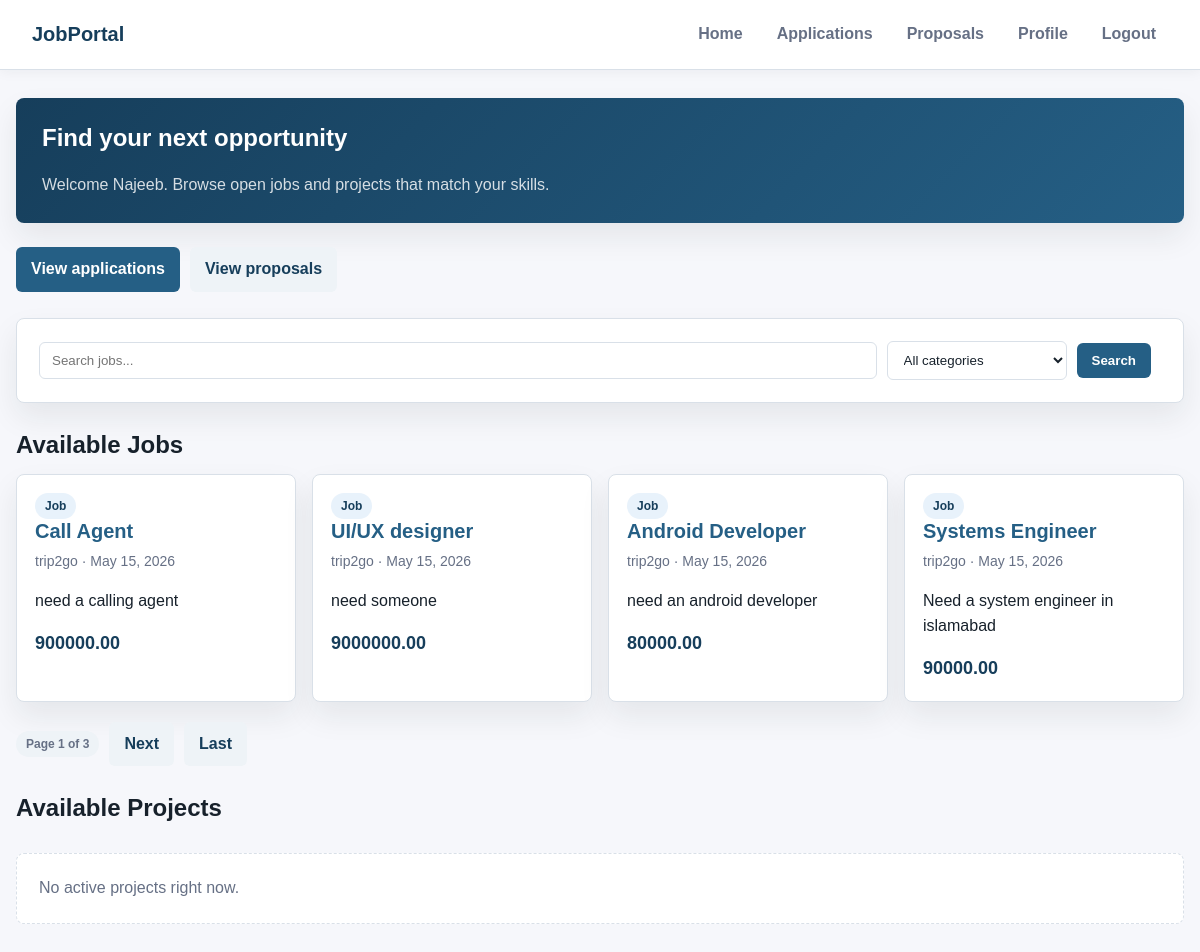
Page / (signed in) on the earlier database version.
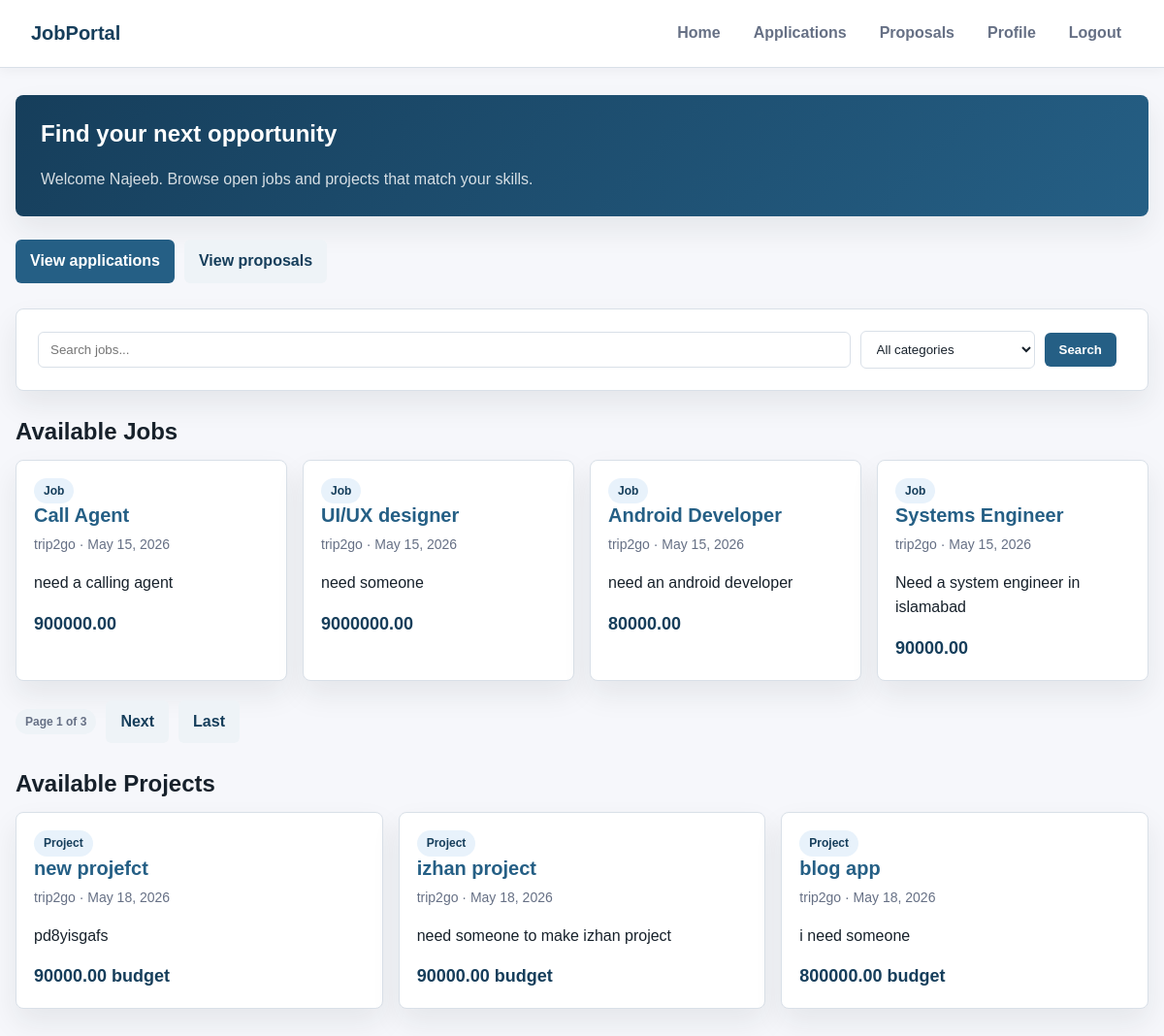
Same page on the later database version.
### recruiter/models.py (models this page shows, shortened)
class TimeStampedModel(models.Model):
    created_at = models.DateTimeField(auto_now_add=True, db_index=True)
    updated_at = models.DateTimeField(auto_now=True)
    class Meta:
        abstract = True

class Post(TimeStampedModel):
    POST_TYPE_CHOICES = [
        ('job', 'Job Position'),
        ('project', 'Project'),
    ]
    STATUS_CHOICES = [
        ('draft', 'Draft'),
        ('published', 'Published'),
        ('closed', 'Closed'),
        ('filled', 'Filled/Completed'),
        ('cancelled', 'Cancelled'),
    ]
    post_type = models.CharField(
        max_length=20,
        choices=POST_TYPE_CHOICES,
        db_index=True
    )
    title = models.CharField(
        max_length=250,
        help_text="Title of the job or project"
    )
    description = models.TextField(
        help_text="Detailed description"
    )
    company = models.ForeignKey(
        Company,
        on_delete=models.CASCADE,
        related_name="posts"
    )
    salary = models.DecimalField(
        max_digits=10,
        decimal_places=2,
        null=True,
        blank=True,
        validators=[MinValueValidator(0)],
        help_text="Annual salary for jobs"
    )
    budget = models.DecimalField(
        max_digits=12,
        decimal_places=2,
        null=True,
        blank=True,
        validators=[MinValueValidator(0)],
        help_text="Total budget for projects"
    )
    status = models.CharField(
        max_length=20,
        choices=STATUS_CHOICES,
        default='draft',
        db_index=True
    )
    is_active = models.BooleanField(default=True, db_index=True)
    is_featured = models.BooleanField(default=False)
    published_at = models.DateTimeField(null=True, blank=True)
    closed_at = models.DateTimeField(null=True, blank=True)
    skills_required = models.ManyToManyField(
        Skill,
        related_name="posts",
        blank=True
    )
    created_by = models.ForeignKey(
        CustomUser,
        on_delete=models.CASCADE,
        related_name="created_posts"
    )
    slug = models.SlugField(blank=True, null=True)
    class Meta:
        ordering = ['-created_at']
        indexes = [
            models.Index(fields=['post_type', 'status', 'is_active']),
            models.Index(fields=['company', 'status']),
            models.Index(fields=['is_featured', 'is_active']),
        ]

class Company(TimeStampedModel):
    name = models.CharField(
        max_length=150,
        unique=True,
        help_text="Official company name"
    )
    location = models.CharField(
        max_length=150,
        help_text="Headquarters location"
    )
    website = models.URLField(
        blank=True,
        help_text="Company website URL"
    )
    description = models.TextField(
        blank=True,
        help_text="Company description and mission"
    )
    industry = models.CharField(
        max_length=100,
        blank=True,
        help_text="Primary industry (e.g., Technology, Healthcare)"
    )
    size = models.PositiveIntegerField(
        null=True,
        blank=True,
        help_text="Number of employees",
        verbose_name="Company Size"
    )
    logo = models.ImageField(
        upload_to='company_logos/%Y/%m/%d/',
        null=True,
        blank=True,
        help_text="Company logo image"
    )
    is_active = models.BooleanField(
        default=True,
        help_text="Whether the company is currently active on the platform"
    )
    class Meta:
        verbose_name_plural = "Companies"
        ordering = ['name']
        indexes = [
            models.Index(fields=['name']),
            models.Index(fields=['industry']),
            models.Index(fields=['is_active']),
        ]
    def __str__(self):
        return self.name

### recruiter/view_modules/dashboard_views.py (the view)
# urls.py: path("", views.index, name = "home"),
@login_required(login_url='login')
def index(request):
    get_params = request.GET.copy()
    searched = request.GET.get('q', '')
    category = request.GET.get('category', '')
    if searched or category:
        jobs = Post.objects.filter(
            post_type='job',
            status='published',
            title__icontains=searched,
            skills_required__category__icontains=category,
            is_active=True,
        ).distinct().order_by('-created_at')
    else:
        jobs = Post.objects.filter(
            post_type='job',
            status='published',
            is_active=True,
        ).order_by('-created_at')
    projects = Post.objects.filter(
        post_type='project',
        status='published',
        is_active=True,
    ).order_by('-created_at')
    jobs_created = Post.objects.filter(
        post_type="job",
        status='published',
        is_active=True,
        created_by=request.user,
    )
    projects_created = Post.objects.filter(
        post_type="project",
        status='published',
        is_active=True,
        created_by=request.user,
    )
    paginator = Paginator(jobs, 4)
    page = request.GET.get('page')
    page_object = paginator.get_page(page)
    if 'page' in get_params:
        get_params.pop('page')
    if request.user.user_type == 'applicant':
        context = {
            'page_object': page_object,
            'projects': projects,
            'query_params': get_params.urlencode(),
        }
        return render(request, "dashboard/applicant_dashboard.html", context)
    context = {'jobs': jobs_created, 'projects': projects_created}
    return render(request, "dashboard/representative_dashboard.html", context)

### recruiter/templates/dashboard/applicant_dashboard.html (shortened to what this page needs)
{% extends "applicant/base.html" %}
{% block content %}
    <section class="page-header">
        <h1>Find your next opportunity</h1>
        <p>Welcome {{ user.first_name }}. Browse open jobs and projects that match your skills.</p>
    </section>
    <div class="action-bar">
        <a href="{% url 'my_applications' %}" class="button">View applications</a>
        <a href="{% url 'my_proposals' %}" class="button button-secondary">View proposals</a>
    </div>
    <div class="search-container">
        <form method="GET" action="">
            <input type="text" name="q" placeholder="Search jobs..." value="{{ request.GET.q }}">
            <select name="category">
                <option value="">All categories</option>
            </select>
            <button type="submit">Search</button>
        </form>
    </div>
    <h2 class="section-title">Available Jobs</h2>
    <div class="grid">
        {% for job in page_object %}
            <article class="card">
                <span class="badge">Job</span>
                <h2><a href="{% url 'view_job' job.slug %}">{{ job.title }}</a></h2>
                <p class="meta">{{ job.company }} · {{ job.published_at|date:"M j, Y" }}</p>
                <p>{{ job.description|truncatewords:22 }}</p>
                <p class="amount">{% if job.salary %}{{ job.salary }}{% else %}Negotiable{% endif %}</p>
            </article>
        {% empty %}
            <p class="empty-state">No active jobs match your search.</p>
        {% endfor %}
    </div>
    <div class="pagination">
        <span class="badge badge-muted">Page {{ page_object.number }} of {{ page_object.paginator.num_pages }}</span>
        {% if page_object.has_next %}
            <a href="?page={{ page_object.next_page_number }}&{{ query_params }}" class="button button-secondary">Next</a>
            <a href="?page={{ page_object.paginator.num_pages }}&{{ query_params }}" class="button button-secondary">Last</a>
        {% endif %}
    </div>
    <h2 class="section-title">Available Projects</h2>
    <div class="grid">
        {% for project in projects %}
            <article class="card">
                <span class="badge">Project</span>
                <h2><a href="{% url 'view_project' project.slug %}">{{ project.title }}</a></h2>
                <p class="meta">{{ project.company }} · {{ project.published_at|date:"M j, Y" }}</p>
                <p>{{ project.description|truncatewords:22 }}</p>
                <p class="amount">{% if project.budget %}{{ project.budget }} budget{% else %}Budget not specified{% endif %}</p>
            </article>
        {% empty %}
            <p class="empty-state">No active projects right now.</p>
        {% endfor %}
    </div>
{% endblock %}

Differences in the rows shown:
added Post: title "new projefct", company "trip2go", published_at "May 18, 2026", description "pd8yisgafs", budget "90000.00", shown under "Available Projects"
added Post: title "izhan project", company "trip2go", published_at "May 18, 2026", description "need someone to make izhan project", budget "90000.00", shown under "Available Projects"
added Post: title "blog app", company "trip2go", published_at "May 18, 2026", description "i need someone", budget "800000.00", shown under "Available Projects"
Other differences:
text no longer shown: "No active projects right now."
